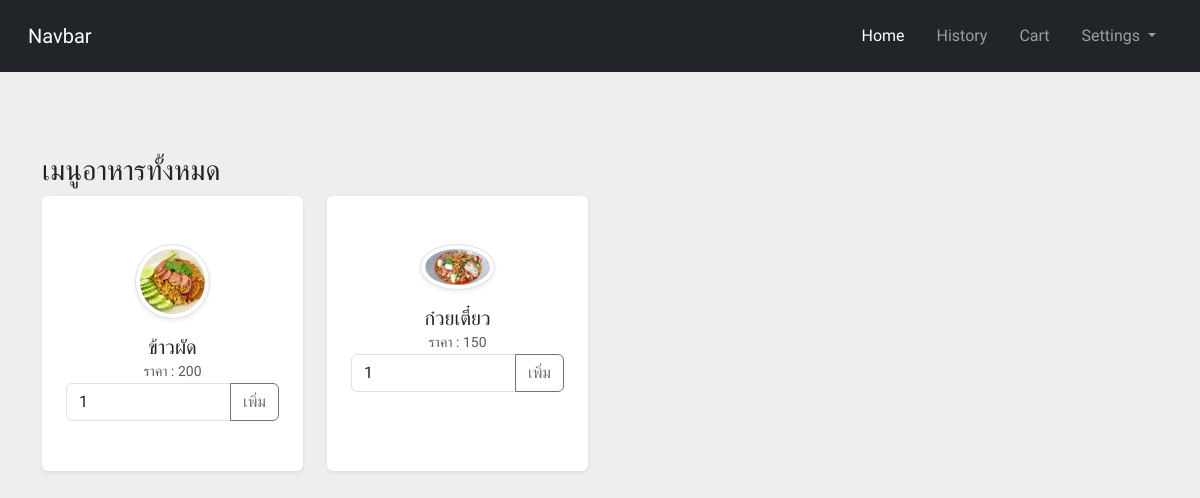
The page /_page/member/index.php?page=homepage (signed in) on the database as committed earlier.
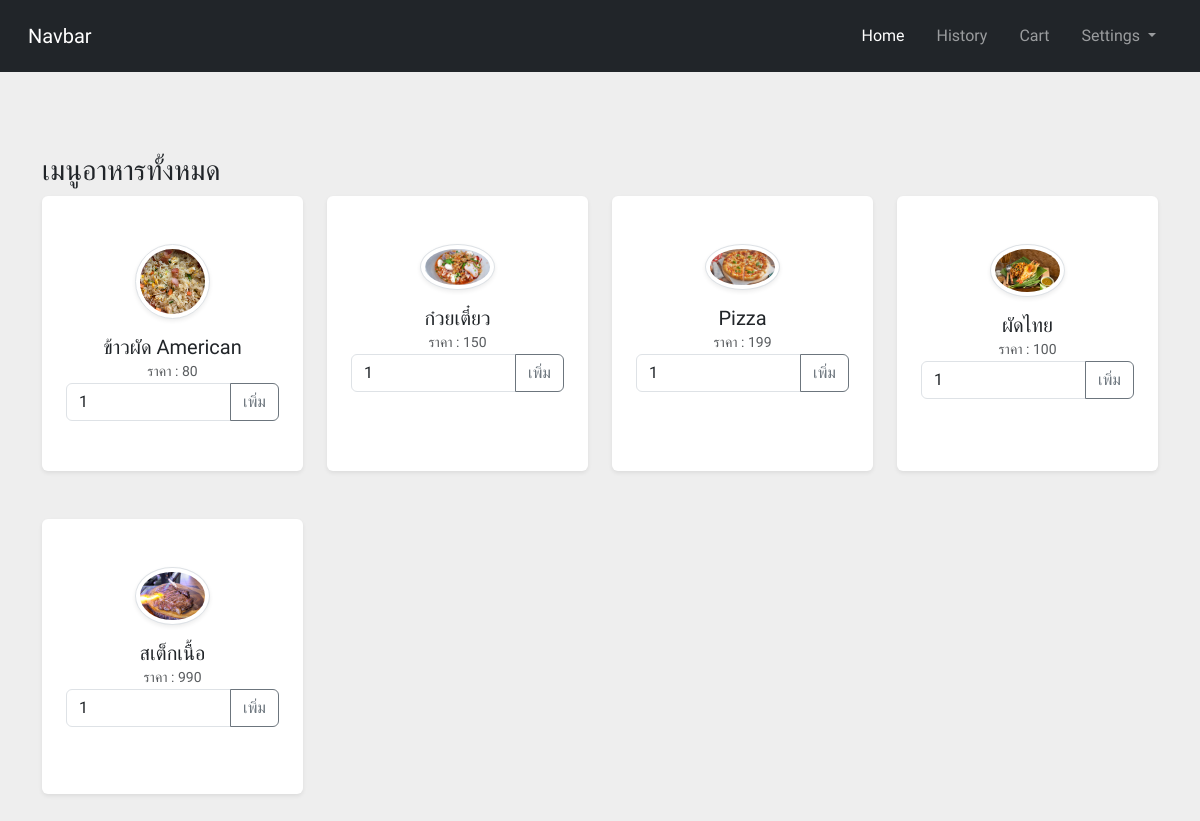
The same page on the database as committed later.
### tables this page shows
CREATE TABLE `restaurant_menu` (
  `id_m` int(11) NOT NULL,
  `name_m` varchar(200) NOT NULL,
  `img_m` varchar(100) NOT NULL,
  `price_m` double NOT NULL,
  `status_u` int(1) NOT NULL DEFAULT 1,
  `timestamp_u` timestamp NOT NULL DEFAULT current_timestamp()
);

### _system/database.php (called while the page is built, shortened)
<?php
class database {
    public $mysqli;
    function __construct(){
        $this -> mysqli = new mysqli("localhost","root","","restaurant_db");
        mysqli_query($this -> mysqli,"SET NAMES utf8");
    }
    function select($table,$row = "*",$where = null){
        $sql = $where != null ? "SELECT $row FROM $table  $where" : "SELECT $row FROM $table";
        $this -> query = $this -> mysqli -> query($sql);
        return;
    }
}

### _page/member/homepage.php (the view, shortened to what this page needs)
<div class="row">
    <div class="col-12">
        <h3>
            เมนูอาหารทั้งหมด
        </h3>
        <div class="row text-center">
            <?php
            $db_new_2 = new database();
            $db_new_2->select("restaurant_menu", "*");
            while ($fetch_new = $db_new_2->query->fetch_object()) {
            ?>
                <div class="col-xl-3 col-sm-6 mb-5">
                    <div class="bg-white rounded shadow-sm py-5 px-4" style="height:275px;">
                        <img src="./../../_system/upload/<?= $fetch_new->img_m ?>" alt="" width="75" height="75" class="img-fluid rounded-circle mb-3 img-thumbnail shadow-sm">
                        <h5 class="mb-0"><?= $fetch_new->name_m ?></h5><span class="small text-uppercase text-muted">ราคา
                            : <?= $fetch_new->price_m ?></span>
                        <div class="input-group">
                            <input type="number" class="form-control" id="quan" min="1" value="1" name="" id="">
                            <button class="btn btn-outline-secondary" type="button" onClick="addFoodToCart('<?= $fetch_new->id_m ?>','<?= $fetch_new->price_m ?>','<?= $fetch_new->name_m ?>')">เพิ่ม</button>
                        </div>
                    </div>
                </div>
            <?php } ?>
        </div>
    </div>
</div>

### _page/member/index.php (shortened to what this page needs)
<?php
include('./../../_system/database.php');
?>
<!DOCTYPE html>
<html lang="en">
<head>
    <link rel="stylesheet" href="./../../bs/css/bootstrap.min.css">
    <link rel="stylesheet" href="./../../bs/style/standard.css">
    <link rel="stylesheet" href="./../../bs/style/food_card.css">
</head>
<body style="background-color:#EEEEEE">
    <header>
        <?php include('./../_component/navuser.php'); ?>
    </header>
    <main style="margin-top: 58px;">
        <div class="container pt-4">
            <?php
            if (isset($_GET['page'])) {
                $page = $_GET['page'];
                if ($page === "homepage") {
                    include('homepage.php');
                } else if ($page === "cart") {
                    include('cartpage.php');
                } else if ($page === "history") {
                    include('historypage.php');
                }
            } else { ?>
                <h3>Welcome to User Homepage</h3>
            <?php }
            ?>
        </div>
    </main>
</body>
</html>

### _page/_component/navuser.php (shortened to what this page needs)
<nav class="navbar navbar-expand-lg navbar-dark bg-dark p-3">
    <div class="container-fluid">
        <a class="navbar-brand" href="#">Navbar</a>
        <div class=" collapse navbar-collapse" id="navbarNavDropdown">
            <ul class="navbar-nav ms-auto ">
                <li class="nav-item">
                    <a class="nav-link mx-2 active" aria-current="page" href="index.php?page=homepage">Home</a>
                </li>
                <li class="nav-item">
                    <a class="nav-link mx-2" href="index.php?page=history">History</a>
                </li>
                <li class="nav-item">
                    <a class="nav-link mx-2" href="index.php?page=cart">Cart</a>
                </li>
                <li class="nav-item dropdown">
                    <a class="nav-link mx-2 dropdown-toggle" href="#" id="navbarDropdownMenuLink" role="button"
                        data-bs-toggle="dropdown" aria-expanded="false">
                        Settings
                    </a>
                </li>
            </ul>
        </div>
    </div>
</nav>

### bs/style/standard.css (style rules this page uses)
* { font-family: 'Roboto', sans-serif; }

### bs/style/food_card.css (style rules this page uses)
.img-thumbnail { transition: transform 0.3s ease-in-out; }

Rows that differ between the two databases and show on the page:
changed restaurant_menu: img_m: a different picture; name_m "ข้าวผัด" → "ข้าวผัด American"; price_m "200" → "80"
added restaurant_menu: img_m (picture), name_m "Pizza", price_m "199"
added restaurant_menu: img_m (picture), name_m "ผัดไทย", price_m "100"
added restaurant_menu: img_m (picture), name_m "สเต็กเนื้อ", price_m "990"
